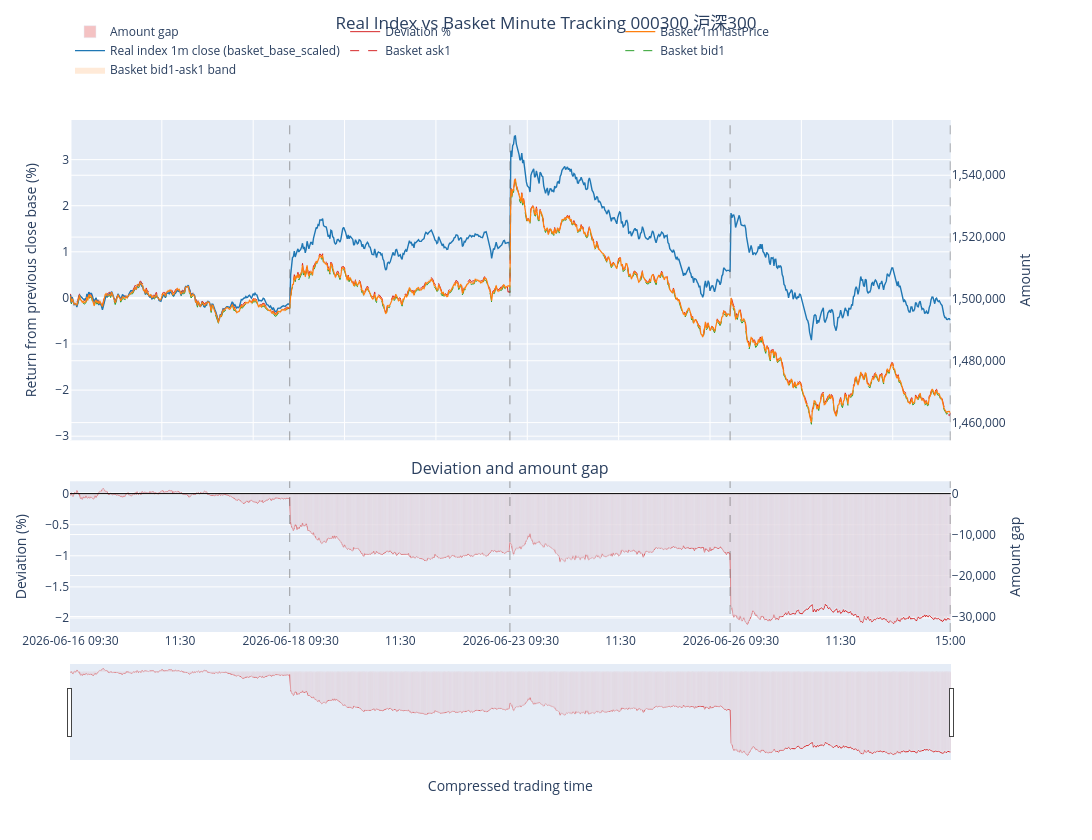

Source (notebook cell):
### Code cell
print("Baseline date:", baseline_date_dash)
print("Using ETF:", using_etf)
print("Weight source:", weight_source)
print("Close weight data date:", closeweight_data_date)
print("Fitting dates:", fitting_date_ls)
print("Adjusting dates:", adjusting_date_ls)
print("Rule file:", rule_file_path)
print("Target stock value:", target_stock_value)
print("Apply corporate actions:", apply_corporate_actions_to_basket)
print("Adjustment allow over budget:", adjustment_allow_over_budget)
print("Adjustment max over budget ratio:", adjustment_max_over_budget_ratio)
print("Real index price caliber:", real_index_price_caliber)
print("Real index amount mode:", real_index_amount_mode)
print("[Daily Tracking Stats]")
display(df_daily_tracking_stats[[
    "fitting_date",
    "diff_mean_pct",
    "diff_std_pct",
    "diff_max_positive_pct",
    "diff_max_negative_pct",
    "diff_pct95_pct",
    "n_minutes",
    "daily_dividend_cash",
    "cumulative_dividend_cash",
    "corporate_action_enabled",
    "real_index_base_price",
    "real_index_price_caliber",
    "real_index_amount_mode",
]])
print("[Quantity Adjustments]:", len(df_quantity_adjustments))
display(df_quantity_adjustments.head(10))
print("[Dividend Records]:", len(df_dividend_records))
display(df_dividend_records.tail(10))
print("[Adjustment Summary]")
display(df_adjustment_summary)
print("[Adjustment Trades]:", len(df_adjustment_trades))
display(df_adjustment_trades.head(10))
print("[Position Schedule]")
display(df_position_schedule.head(5))
print("[Benchmark Base By Date]")
display(df_benchmark_base_by_date)
display(outputs["matplotlib_fig"])
display(outputs["plotly_fig"])

### Figure 1 — Plotly figure (JSON) as saved in the notebook; plotly's stock layout.template omitted (floating-point values rounded to 4 significant figures; data arrays with more than 128 entries replaced by an {"elided": "..."} marker saying what was removed)
{"data": [{"hoverinfo": "skip", "line": {"width": 0}, "mode": "lines", "showlegend": false, "type": "scatter", "x": {"elided": "964 float values"}, "xaxis": "x", "y": {"elided": "964 float values"}, "yaxis": "y"}, {"customdata": {"elided": "964x1 str values"}, "fill": "tonexty", "fillcolor": "rgba(255,127,14,0.16)", "hovertemplate": "Time=%{customdata[0]}<extra></extra>", "line": {"width": 0}, "mode": "lines", "name": "Basket bid1-ask1 band", "type": "scatter", "x": {"elided": "964 float values"}, "xaxis": "x", "y": {"elided": "964 float values"}, "yaxis": "y"}, {"customdata": {"elided": "964x1 str values"}, "hovertemplate": "Time=%{customdata[0]}<br>Return=%{y:.4f}%<extra></extra>", "line": {"color": "#2ca02c", "dash": "dash", "width": 1}, "mode": "lines", "name": "Basket bid1", "type": "scatter", "x": {"elided": "964 float values"}, "xaxis": "x", "y": {"elided": "964 float values"}, "yaxis": "y"}, {"customdata": {"elided": "964x1 str values"}, "hovertemplate": "Time=%{customdata[0]}<br>Return=%{y:.4f}%<extra></extra>", "line": {"color": "#d62728", "dash": "dash", "width": 1}, "mode": "lines", "name": "Basket ask1", "type": "scatter", "x": {"elided": "964 float values"}, "xaxis": "x", "y": {"elided": "964 float values"}, "yaxis": "y"}, {"customdata": {"elided": "964x2 mixed values"}, "hovertemplate": "Time=%{customdata[0]}<br>Return=%{y:.4f}%<br>Amount=%{customdata[1]:,.2f}<extra></extra>", "line": {"color": "#1f77b4", "width": 1.4}, "mode": "lines", "name": "Real index 1m close (basket_base_scaled)", "type": "scatter", "x": {"elided": "964 float values"}, "xaxis": "x", "y": {"elided": "964 float values"}, "yaxis": "y"}, {"customdata": {"elided": "964x2 mixed values"}, "hovertemplate": "Time=%{customdata[0]}<br>Return=%{y:.4f}%<br>Amount=%{customdata[1]:,.2f}<extra></extra>", "line": {"color": "#ff7f0e", "width": 1.2}, "mode": "lines", "name": "Basket 1m lastPrice", "type": "scatter", "x": {"elided": "964 float values"}, "xaxis": "x", "y": {"elided": "964 float values"}, "yaxis": "y"}, {"hoverinfo": "skip", "line": {"width": 0}, "mode": "lines", "opacity": 0, "showlegend": false, "type": "scatter", "x": {"elided": "964 float values"}, "xaxis": "x", "y": {"elided": "964 float values"}, "yaxis": "y2"}, {"hoverinfo": "skip", "line": {"width": 0}, "mode": "lines", "opacity": 0, "showlegend": false, "type": "scatter", "x": {"elided": "964 float values"}, "xaxis": "x", "y": {"elided": "964 float values"}, "yaxis": "y2"}, {"customdata": {"elided": "964x2 mixed values"}, "hovertemplate": "Time=%{customdata[0]}<br>Deviation=%{y:.4f}%<br>Amount gap=%{customdata[1]:,.2f}<extra></extra>", "line": {"color": "#d62728", "width": 1}, "mode": "lines", "name": "Deviation %", "type": "scatter", "x": {"elided": "964 float values"}, "xaxis": "x2", "y": {"elided": "964 float values"}, "yaxis": "y3"}, {"customdata": {"elided": "964x1 str values"}, "hovertemplate": "Time=%{customdata[0]}<br>Amount gap=%{y:,.2f}<extra></extra>", "marker": {"color": "rgba(214,39,40,0.28)"}, "name": "Amount gap", "type": "bar", "x": {"elided": "964 float values"}, "xaxis": "x2", "y": {"elided": "964 float values"}, "yaxis": "y4"}], "layout": {"annotations": [{"font": {"size": 16}, "showarrow": false, "text": "Deviation and amount gap", "x": 0.47, "xanchor": "center", "xref": "paper", "y": 0.2944, "yanchor": "bottom", "yref": "paper"}], "height": 840, "hovermode": "x unified", "legend": {"orientation": "h", "x": 0, "xanchor": "left", "y": 1.07, "yanchor": "bottom"}, "margin": {"b": 80, "l": 70, "r": 85, "t": 120}, "shapes": [{"line": {"color": "rgba(120,120,120,0.7)", "dash": "dash", "width": 1}, "type": "line", "x0": 240, "x1": 240, "xref": "x", "y0": 0, "y1": 1, "yref": "y domain"}, {"line": {"color": "rgba(120,120,120,0.7)", "dash": "dash", "width": 1}, "type": "line", "x0": 240, "x1": 240, "xref": "x2", "y0": 0, "y1": 1, "yref": "y3 domain"}, {"line": {"color": "rgba(120,120,120,0.7)", "dash": "dash", "width": 1}, "type": "line", "x0": 481, "x1": 481, "xref": "x", "y0": 0, "y1": 1, "yref": "y domain"}, {"line": {"color": "rgba(120,120,120,0.7)", "dash": "dash", "width": 1}, "type": "line", "x0": 481, "x1": 481, "xref": "x2", "y0": 0, "y1": 1, "yref": "y3 domain"}, {"line": {"color": "rgba(120,120,120,0.7)", "dash": "dash", "width": 1}, "type": "line", "x0": 722, "x1": 722, "xref": "x", "y0": 0, "y1": 1, "yref": "y domain"}, {"line": {"color": "rgba(120,120,120,0.7)", "dash": "dash", "width": 1}, "type": "line", "x0": 722, "x1": 722, "xref": "x2", "y0": 0, "y1": 1, "yref": "y3 domain"}, {"line": {"color": "rgba(120,120,120,0.7)", "dash": "dash", "width": 1}, "type": "line", "x0": 963, "x1": 963, "xref": "x", "y0": 0, "y1": 1, "yref": "y domain"}, {"line": {"color": "rgba(120,120,120,0.7)", "dash": "dash", "width": 1}, "type": "line", "x0": 963, "x1": 963, "xref": "x2", "y0": 0, "y1": 1, "yref": "y3 domain"}, {"line": {"color": "black", "width": 1}, "type": "line", "x0": 0, "x1": 1, "xref": "x2 domain", "y0": 0, "y1": 0, "yref": "y3"}], "title": {"text": "Real Index vs Basket Minute Tracking 000300 沪深300", "x": 0.5, "y": 0.98}, "width": 1350, "xaxis": {"anchor": "y", "domain": [0, 0.94], "matches": "x2", "showticklabels": false}, "xaxis2": {"anchor": "y3", "domain": [0, 0.94], "rangeslider": {"visible": true}, "tickmode": "array", "ticktext": ["2026-06-16\n09:30", "11:30", "2026-06-18\n09:30", "11:30", "2026-06-23\n09:30", "11:30", "2026-06-26\n09:30", "11:30", "15:00"], "tickvals": [0, 120, 241, 361, 482, 602, 723, 843, 963], "title": {"text": "Compressed trading time"}}, "yaxis": {"anchor": "x", "domain": [0.3744, 1], "title": {"text": "Return from previous close base (%)"}}, "yaxis2": {"anchor": "x", "overlaying": "y", "side": "right", "tickformat": ",.0f", "title": {"text": "Amount"}}, "yaxis3": {"anchor": "x2", "domain": [0, 0.2944], "title": {"text": "Deviation (%)"}}, "yaxis4": {"anchor": "x2", "overlaying": "y3", "side": "right", "tickformat": ",.0f", "title": {"text": "Amount gap"}}}}
